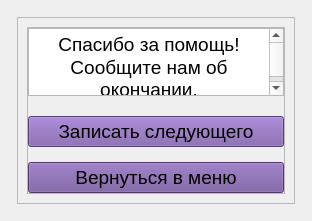
      <widget class="QWidget" name="EndPersonWidget">
       <layout class="QGridLayout" name="gridLayout_19">
        <item row="0" column="0" colspan="2">
         <widget class="QFrame" name="frame_67">
          <property name="maximumSize">
           <size>
            <width>16777215</width>
            <height>16777215</height>
           </size>
          </property>
          <property name="frameShape">
           <enum>QFrame::StyledPanel</enum>
          </property>
          <property name="frameShadow">
           <enum>QFrame::Raised</enum>
          </property>
         </widget>
        </item>
        <item row="0" column="2">
         <widget class="QFrame" name="frame_59">
          <property name="frameShape">
           <enum>QFrame::StyledPanel</enum>
          </property>
          <property name="frameShadow">
           <enum>QFrame::Raised</enum>
          </property>
         </widget>
        </item>
        <item row="0" column="3">
         <widget class="QFrame" name="frame_68">
          <property name="frameShape">
           <enum>QFrame::StyledPanel</enum>
          </property>
          <property name="frameShadow">
           <enum>QFrame::Raised</enum>
          </property>
         </widget>
        </item>
        <item row="1" column="0">
         <widget class="QFrame" name="frame_63">
          <property name="frameShape">
           <enum>QFrame::StyledPanel</enum>
          </property>
          <property name="frameShadow">
           <enum>QFrame::Raised</enum>
          </property>
         </widget>
        </item>
        <item row="1" column="1" colspan="2">
         <widget class="QFrame" name="frame_61">
          <property name="frameShape">
           <enum>QFrame::StyledPanel</enum>
          </property>
          <property name="frameShadow">
           <enum>QFrame::Raised</enum>
          </property>
          <layout class="QGridLayout" name="gridLayout_12">
           <item row="0" column="0">
            <layout class="QVBoxLayout" name="verticalLayout_7">
             <item>
              <widget class="QFrame" name="frame_62">
               <property name="sizePolicy">
                <sizepolicy hsizetype="Preferred" vsizetype="Fixed">
                 <horstretch>0</horstretch>
                 <verstretch>0</verstretch>
                </sizepolicy>
               </property>
               <property name="frameShape">
                <enum>QFrame::StyledPanel</enum>
               </property>
               <property name="frameShadow">
                <enum>QFrame::Raised</enum>
               </property>
               <layout class="QVBoxLayout" name="verticalLayout_8">
                <property name="spacing">
                 <number>20</number>
                </property>
                <property name="leftMargin">
                 <number>0</number>
                </property>
                <property name="topMargin">
                 <number>0</number>
                </property>
                <property name="rightMargin">
                 <number>0</number>
                </property>
                <property name="bottomMargin">
                 <number>0</number>
                </property>
                <item>
                 <layout class="QHBoxLayout" name="horizontalLayout_8">
                  <item>
                   <widget class="QTextBrowser" name="textBrowser_9">
                    <property name="sizePolicy">
                     <sizepolicy hsizetype="Preferred" vsizetype="Fixed">
                      <horstretch>0</horstretch>
                      <verstretch>0</verstretch>
                     </sizepolicy>
                    </property>
                    <property name="maximumSize">
                     <size>
                      <width>350</width>
                      <height>68</height>
                     </size>
                    </property>
                    <property name="font">
                     <font>
                      <family>Arial</family>
                      <pointsize>14</pointsize>
                      <weight>50</weight>
                      <italic>false</italic>
                      <bold>false</bold>
                     </font>
                    </property>
                    <property name="html">
                     <string>&lt;!DOCTYPE HTML PUBLIC &quot;-//W3C//DTD HTML 4.0//EN&quot; &quot;http://www.w3.org/TR/REC-html40/strict.dtd&quot;&gt;
&lt;html&gt;&lt;head&gt;&lt;meta name=&quot;qrichtext&quot; content=&quot;1&quot; /&gt;&lt;style type=&quot;text/css&quot;&gt;
p, li { white-space: pre-wrap; }
&lt;/style&gt;&lt;/head&gt;&lt;body style=&quot; font-family:'Arial'; font-size:14pt; font-weight:400; font-style:normal;&quot;&gt;
&lt;p align=&quot;center&quot; style=&quot; margin-top:0px; margin-bottom:0px; margin-left:0px; margin-right:0px; -qt-block-indent:0; text-indent:0px;&quot;&gt;&lt;span style=&quot; font-family:'MS Shell Dlg 2';&quot;&gt;Спасибо за помощь!&lt;/span&gt;&lt;/p&gt;
&lt;p align=&quot;center&quot; style=&quot; margin-top:0px; margin-bottom:0px; margin-left:0px; margin-right:0px; -qt-block-indent:0; text-indent:0px;&quot;&gt;&lt;span style=&quot; font-family:'MS Shell Dlg 2';&quot;&gt;Сообщите нам об окончании.&lt;/span&gt;&lt;/p&gt;&lt;/body&gt;&lt;/html&gt;</string>
                    </property>
                   </widget>
                  </item>
                 </layout>
                </item>
                <item>
                 <layout class="QGridLayout" name="gridLayout_13">
                  <property name="horizontalSpacing">
                   <number>0</number>
                  </property>
                  <property name="verticalSpacing">
                   <number>15</number>
                  </property>
                  <item row="1" column="0">
                   <widget class="QPushButton" name="endPushButton">
                    <property name="sizePolicy">
                     <sizepolicy hsizetype="Preferred" vsizetype="Preferred">
                      <horstretch>0</horstretch>
                      <verstretch>0</verstretch>
                     </sizepolicy>
                    </property>
                    <property name="minimumSize">
                     <size>
                      <width>200</width>
                      <height>30</height>
                     </size>
                    </property>
                    <property name="maximumSize">
                     <size>
                      <width>350</width>
                      <height>36</height>
                     </size>
                    </property>
                    <property name="font">
                     <font>
                      <family>Arial</family>
                      <pointsize>14</pointsize>
                      <weight>50</weight>
                      <italic>false</italic>
                      <bold>false</bold>
                     </font>
                    </property>
                    <property name="styleSheet">
                     <string notr="true">*{
	background-color: #715199;
}</string>
                    </property>
                    <property name="text">
                     <string>Вернуться в меню</string>
                    </property>
                   </widget>
                  </item>
                  <item row="0" column="0">
                   <widget class="QPushButton" name="nextPersonPushButton">
                    <property name="sizePolicy">
                     <sizepolicy hsizetype="Preferred" vsizetype="Preferred">
                      <horstretch>0</horstretch>
                      <verstretch>0</verstretch>
                     </sizepolicy>
                    </property>
                    <property name="minimumSize">
                     <size>
                      <width>200</width>
                      <height>30</height>
                     </size>
                    </property>
                    <property name="maximumSize">
                     <size>
                      <width>350</width>
                      <height>36</height>
                     </size>
                    </property>
                    <property name="font">
                     <font>
                      <family>Arial</family>
                      <pointsize>14</pointsize>
                      <weight>50</weight>
                      <italic>false</italic>
                      <bold>false</bold>
                     </font>
                    </property>
                    <property name="styleSheet">
                     <string notr="true">*{
	background-color: #7b58a6;
}</string>
                    </property>
                    <property name="text">
                     <string>Записать следующего</string>
                    </property>
                   </widget>
                  </item>
                 </layout>
                </item>
               </layout>
              </widget>
             </item>
            </layout>
           </item>
          </layout>
         </widget>
        </item>
        <item row="1" column="3">
         <widget class="QFrame" name="frame_66">
          <property name="frameShape">
           <enum>QFrame::StyledPanel</enum>
          </property>
          <property name="frameShadow">
           <enum>QFrame::Raised</enum>
          </property>
         </widget>
        </item>
        <item row="2" column="0" colspan="2">
         <widget class="QFrame" name="frame_60">
          <property name="maximumSize">
           <size>
            <width>16777215</width>
            <height>16777215</height>
           </size>
          </property>
          <property name="frameShape">
           <enum>QFrame::StyledPanel</enum>
          </property>
          <property name="frameShadow">
           <enum>QFrame::Raised</enum>
          </property>
         </widget>
        </item>
        <item row="2" column="2">
         <widget class="QFrame" name="frame_64">
          <property name="frameShape">
           <enum>QFrame::StyledPanel</enum>
          </property>
          <property name="frameShadow">
           <enum>QFrame::Raised</enum>
          </property>
         </widget>
        </item>
        <item row="2" column="3">
         <widget class="QFrame" name="frame_65">
          <property name="frameShape">
           <enum>QFrame::StyledPanel</enum>
          </property>
          <property name="frameShadow">
           <enum>QFrame::Raised</enum>
          </property>
         </widget>
        </item>
       </layout>
      </widget>
